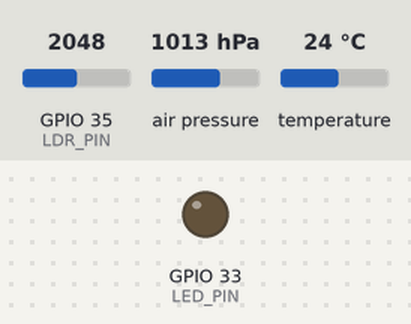
The sketch below on a simulated ESP32. Shown: output pins drawn as LEDs (lit = HIGH). The inputs (shaded band) are chosen by the test bench; at power-on: GPIO 35 (LDR_PIN) = 2048, air pressure 1013 hPa, temperature 24 °C. Storage starts empty; what the sketch prints to the serial monitor is not drawn.

Above: at 2.5 s.
Timing chart, 0 to 6.5 s (numbered marks = the images above):
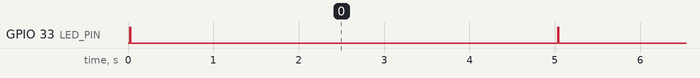

The sketch:

data_logger_sd.ino
```cpp
#include "FS.h"
#include "SD.h"
#include "SPI.h"
#include "Adafruit_BMP280.h"

//Loguear la info del sensor barométrico y ldr
#define LED_PIN 33
#define LDR_PIN 35


File readings;
Adafruit_BMP280 bmp;

char payload[80];

void setup(){
  pinMode(LED_PIN,OUTPUT);
  Serial.begin(115200);
  bmp.begin(0x76);
  if(!SD.begin()){
    Serial.println("Card Mount Failed");
    return;
  }


}

void loop() {

  //hacer payload
  sprintf(payload, "%6.2f, %3.2f, %d",
  bmp.readPressure(),
  bmp.readTemperature(),
  analogRead(LDR_PIN));

  digitalWrite(LED_PIN,HIGH);
    readings = SD.open("/lecturas_sensor.csv",FILE_APPEND);
    readings.println(payload);
    readings.close();
    Serial.println(payload);
  digitalWrite(LED_PIN,LOW);

  delay(5000);

}
```

Measured:
- by itself, GPIO 33 (LED_PIN): alternates HIGH for 0.01 s and LOW for 5.0 s
